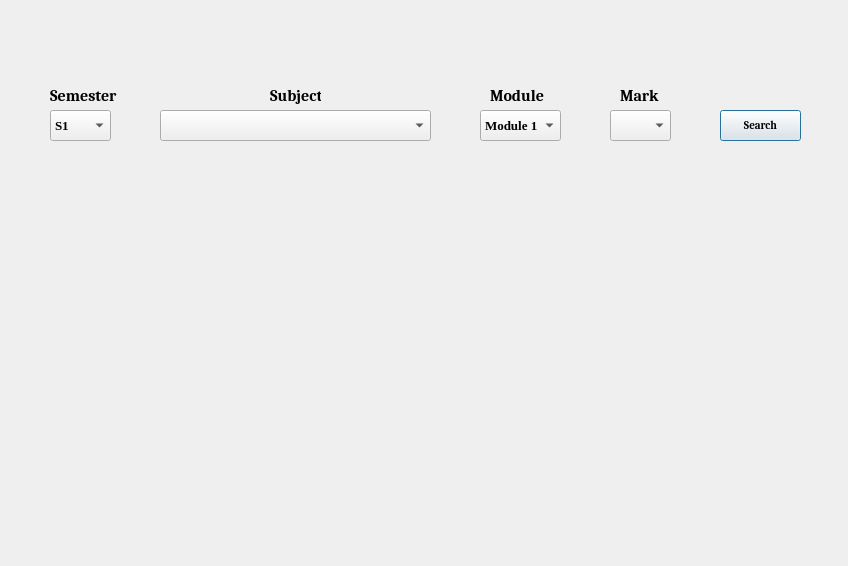
<?xml version="1.0" encoding="UTF-8"?>
<ui version="4.0">
 <class>Dialog</class>
 <widget class="QDialog" name="Dialog">
  <property name="geometry">
   <rect>
    <x>0</x>
    <y>0</y>
    <width>848</width>
    <height>566</height>
   </rect>
  </property>
  <property name="windowTitle">
   <string>Dialog</string>
  </property>
  <widget class="QLabel" name="lbl_module">
   <property name="geometry">
    <rect>
     <x>490</x>
     <y>80</y>
     <width>61</width>
     <height>31</height>
    </rect>
   </property>
   <property name="font">
    <font>
     <family>Cambria</family>
     <pointsize>12</pointsize>
     <weight>75</weight>
     <bold>true</bold>
    </font>
   </property>
   <property name="text">
    <string>Module</string>
   </property>
  </widget>
  <widget class="QLabel" name="lbl_sub">
   <property name="geometry">
    <rect>
     <x>270</x>
     <y>80</y>
     <width>51</width>
     <height>31</height>
    </rect>
   </property>
   <property name="font">
    <font>
     <family>Cambria</family>
     <pointsize>12</pointsize>
     <weight>75</weight>
     <bold>true</bold>
    </font>
   </property>
   <property name="text">
    <string>Subject</string>
   </property>
  </widget>
  <widget class="QLabel" name="lbl_qmark">
   <property name="geometry">
    <rect>
     <x>620</x>
     <y>80</y>
     <width>41</width>
     <height>31</height>
    </rect>
   </property>
   <property name="font">
    <font>
     <family>Cambria</family>
     <pointsize>12</pointsize>
     <weight>75</weight>
     <bold>true</bold>
    </font>
   </property>
   <property name="text">
    <string>Mark</string>
   </property>
  </widget>
  <widget class="QComboBox" name="combo_sem">
   <property name="geometry">
    <rect>
     <x>50</x>
     <y>110</y>
     <width>61</width>
     <height>31</height>
    </rect>
   </property>
   <property name="font">
    <font>
     <family>Times New Roman</family>
     <pointsize>10</pointsize>
     <weight>75</weight>
     <bold>true</bold>
    </font>
   </property>
   <item>
    <property name="text">
     <string>S1</string>
    </property>
   </item>
  </widget>
  <widget class="QComboBox" name="combo_module">
   <property name="geometry">
    <rect>
     <x>480</x>
     <y>110</y>
     <width>81</width>
     <height>31</height>
    </rect>
   </property>
   <property name="font">
    <font>
     <family>Times New Roman</family>
     <pointsize>10</pointsize>
     <weight>75</weight>
     <bold>true</bold>
    </font>
   </property>
   <item>
    <property name="text">
     <string>Module 1</string>
    </property>
   </item>
  </widget>
  <widget class="QComboBox" name="combo_mark">
   <property name="geometry">
    <rect>
     <x>610</x>
     <y>110</y>
     <width>61</width>
     <height>31</height>
    </rect>
   </property>
   <property name="font">
    <font>
     <family>Times New Roman</family>
     <pointsize>10</pointsize>
     <weight>75</weight>
     <bold>true</bold>
    </font>
   </property>
  </widget>
  <widget class="QPushButton" name="btn_search">
   <property name="geometry">
    <rect>
     <x>720</x>
     <y>110</y>
     <width>81</width>
     <height>31</height>
    </rect>
   </property>
   <property name="font">
    <font>
     <family>Cambria</family>
     <pointsize>8</pointsize>
     <weight>75</weight>
     <bold>true</bold>
    </font>
   </property>
   <property name="text">
    <string>Search</string>
   </property>
  </widget>
  <widget class="QComboBox" name="combo_sub">
   <property name="geometry">
    <rect>
     <x>160</x>
     <y>110</y>
     <width>271</width>
     <height>31</height>
    </rect>
   </property>
   <property name="font">
    <font>
     <family>Times New Roman</family>
     <pointsize>10</pointsize>
     <weight>75</weight>
     <bold>true</bold>
    </font>
   </property>
  </widget>
  <widget class="QLabel" name="lb_sem">
   <property name="geometry">
    <rect>
     <x>50</x>
     <y>80</y>
     <width>71</width>
     <height>31</height>
    </rect>
   </property>
   <property name="font">
    <font>
     <family>Cambria</family>
     <pointsize>12</pointsize>
     <weight>75</weight>
     <bold>true</bold>
    </font>
   </property>
   <property name="text">
    <string>Semester</string>
   </property>
  </widget>
 </widget>
 <resources/>
 <connections/>
</ui>
